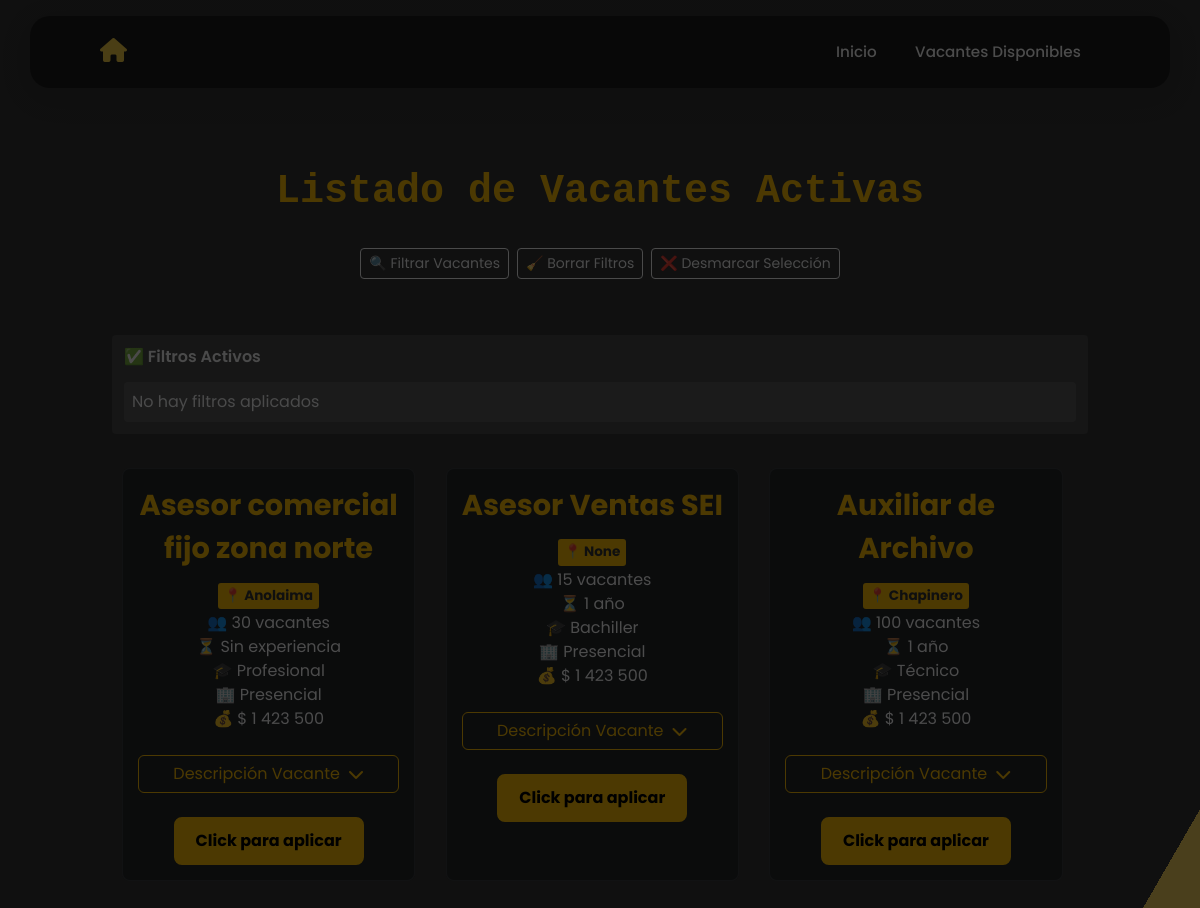
The page /lista_vacantes/ (upper part) on the database as committed earlier.
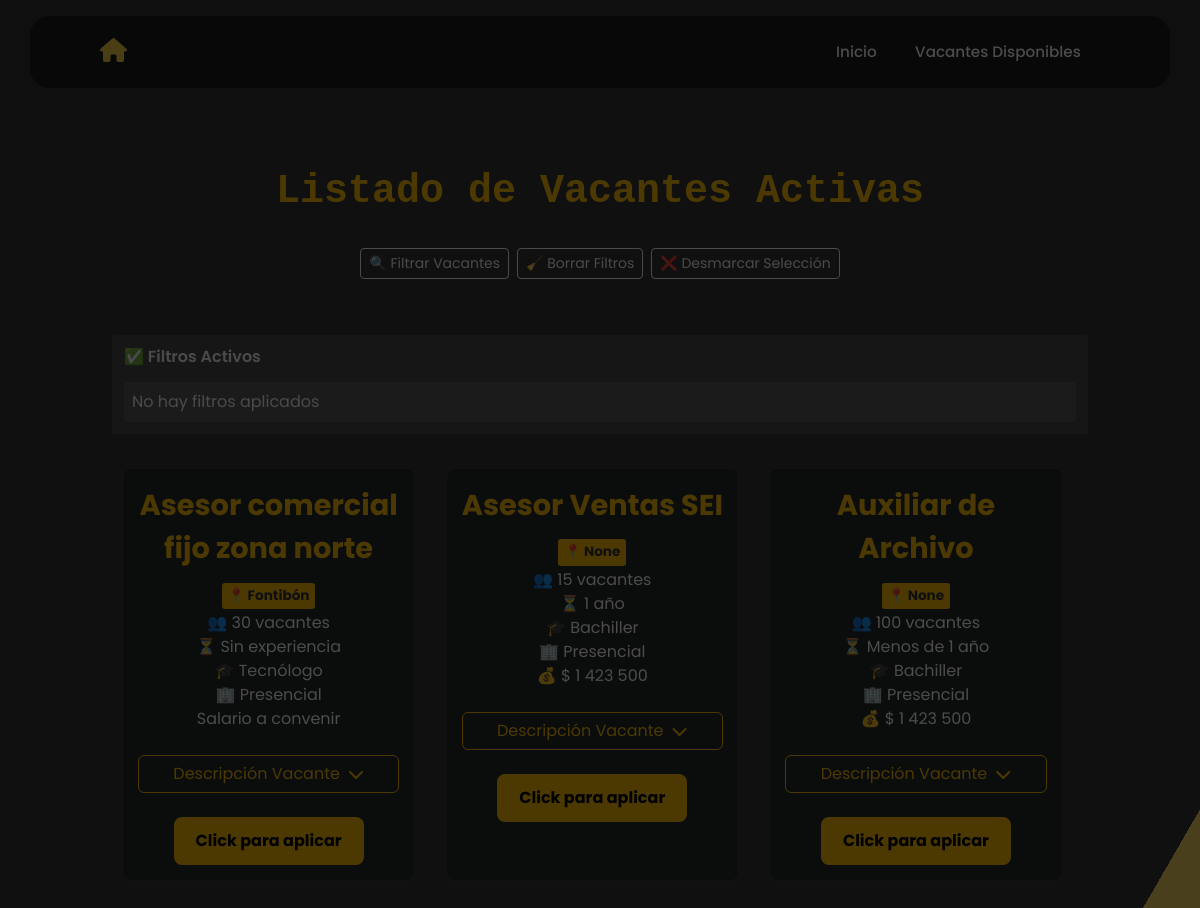
The same page on the database as committed later.
### vacantes/models.py (models this page shows, shortened)
class Vacante(models.Model):
    codigo_vacante = models.CharField(
        max_length=50,
        unique=True,
        default=generate_unique_codigo
    )
    cargo = models.CharField(max_length=100)
    area = models.CharField(
        max_length=100,
        null=True,
        blank=True,
        choices = [
            ('Administración y Gestión', 'Administración y Gestión'),
            ('Finanzas y Contabilidad', 'Finanzas y Contabilidad'),
            ('Tecnología e Informática', 'Tecnología e Informática'),
            ('Recursos Humanos', 'Recursos Humanos'),
            ('Ventas y Comercial', 'Ventas y Comercial'),
            ('Atención al Cliente y Servicios', 'Atención al Cliente y Servicios'),
            ('Marketing y Publicidad', 'Marketing y Publicidad'),
            ('Logística y Transporte', 'Logística y Transporte'),
            ('Logística y Bodega', 'Logística y Bodega'),
            ('Producción y Manufactura', 'Producción y Manufactura'),
            ('Ingeniería y Construcción', 'Ingeniería y Construcción'),
            ('Salud y Bienestar', 'Salud y Bienestar'),
            ('Educación y Formación', 'Educación y Formación'),
            ('Legal y Asesoría', 'Legal y Asesoría'),
            ('Hostelería y Turismo', 'Hostelería y Turismo'),
            ('Arte, Cultura y Entretenimiento', 'Arte, Cultura y Entretenimiento'),
            ('Medio Ambiente y Energía', 'Medio Ambiente y Energía'),
            ('Ciencia e Investigación', 'Ciencia e Investigación'),
            ('Seguridad y Defensa', 'Seguridad y Defensa'),
            ('Servicios Generales', 'Servicios Generales'),
        ]
    )
    numero_puestos = models.IntegerField(
        null=True,
        blank=True,
        default=1
    )
    modalidad_trabajo = models.CharField(
        max_length=50,
        choices=[
            ('Presencial', 'Presencial'),
            ('Remoto', 'Remoto'),
            ('Híbrido', 'Híbrido'),
        ]
    )
    tipo_contrato = models.CharField(
        max_length=50,
        choices = [
            ('Indefinido', 'Indefinido'),
            ('Fijo', 'Fijo'),
            ('Obra o Labor', 'Obra o Labor'),
            ('Prácticas', 'Prácticas'),
            ('Aprendizaje', 'Aprendizaje'),
            ('Prestación de Servicios', 'Prestación de Servicios'),
        ]
    )
    jornada_trabajo = models.CharField(
        max_length=50,
        choices=[
            ('Tiempo completo', 'Tiempo completo'),
            ('Medio tiempo', 'Medio tiempo'),
            ('Por horas', 'Por horas'),
        ]
    )
    descripcion_vacante = models.TextField(max_length=6000)
    tiempo_experiencia = models.CharField(
        max_length=50,
        choices=[
            ('Sin experiencia', 'Sin experiencia'),
            ('Menos de 1 año', 'Menos de 1 año'),
            ('1 año', '1 año'),
            ('2 años', '2 años'),
            ('3 años o más', '3 años o más'),
        ]
    )
    nivel_estudios = models.CharField(
        max_length=50,
        choices=[
            ('Secundaria', 'Secundaria'),
            ('Técnico', 'Técnico'),
            ('Tecnólogo', 'Tecnólogo'),
            ('Profesional', 'Profesional'),
            ('Postgrado', 'Postgrado'),
        ]
    )
    departamento = models.ForeignKey(Departamento, on_delete=models.SET_NULL, null=True, blank=True)
    ciudad = models.ForeignKey(Ciudad, on_delete=models.SET_NULL, null=True, blank=True)
    rango_salarial = models.IntegerField(null=True, blank=True)
    fecha_publicacion = models.DateField(auto_now_add=True)
    empresa_usuaria = models.CharField(max_length=100)
    candidatos_registrados = models.ManyToManyField('RegistroCandidato', related_name='vacantes', blank=True)
    estado = models.BooleanField(default=True)  # True para activa, False para inactiva
    usuario_publicador = models.ForeignKey(User, on_delete=models.SET_NULL, null=True, blank=True, related_name='vacantes_publicadas')
    usuario_actualizador = models.ForeignKey(User, on_delete=models.SET_NULL, null=True, blank=True, related_name='vacantes_actualizadas')
    fecha_creacion = models.DateTimeField(auto_now_add=True)  # Solo se guarda al crear
    fecha_actualizacion = models.DateTimeField(null=True, blank=True)  # Se actualizará manualmente
    class Meta:
        verbose_name = "Vacante"
        verbose_name_plural = "Vacantes"

class Ciudad(models.Model):
    nombre = models.CharField(max_length=100)
    departamento = models.ForeignKey(Departamento, on_delete=models.CASCADE, related_name="ciudades")
    class Meta:
        ordering = ["nombre"]  # Ordenar siempre por nombre alfabéticamente
    def __str__(self):
        return self.nombre

### vacantes/views.py (the view)
# urls.py: path('lista_vacantes/', views.lista_vacantes, name='lista_vacantes'), #agregado por Jose
def lista_vacantes(request):
    filtros = {
        'cargo': request.GET.get('cargo', ''),
        'codigo_vacante': request.GET.get('codigo_vacante', ''),
        'rango_salarial_min': request.GET.get('rango_salarial_min', ''),
        'rango_salarial_max': request.GET.get('rango_salarial_max', ''),
        'area_list': request.GET.getlist('area'),
        'modalidad_trabajo_list': request.GET.getlist('modalidad_trabajo'),
        'tipo_contrato_list': request.GET.getlist('tipo_contrato'),
        'jornada_trabajo_list': request.GET.getlist('jornada_trabajo'),
        'tiempo_experiencia_list': request.GET.getlist('tiempo_experiencia'),
        'nivel_estudios_list': request.GET.getlist('nivel_estudios'),
        'departamento_list': request.GET.getlist('departamento'),
        'ciudad_list': request.GET.getlist('ciudad'),
    }
    vacantes = Vacante.objects.filter(estado=True) if not request.user.is_authenticated else Vacante.objects.all()
    if filtros['codigo_vacante']:
        vacantes = vacantes.filter(codigo_vacante__icontains=filtros['codigo_vacante'].strip())
    if filtros['cargo']:
        vacantes = vacantes.filter(cargo__icontains=filtros['cargo'].strip())
    if filtros['area_list']:
        vacantes = vacantes.filter(area__in=filtros['area_list'])
    if filtros['modalidad_trabajo_list']:
        vacantes = vacantes.filter(modalidad_trabajo__in=filtros['modalidad_trabajo_list'])
    if filtros['tipo_contrato_list']:
        vacantes = vacantes.filter(tipo_contrato__in=filtros['tipo_contrato_list'])
    if filtros['jornada_trabajo_list']:
        vacantes = vacantes.filter(jornada_trabajo__in=filtros['jornada_trabajo_list'])
    if filtros['tiempo_experiencia_list']:
        vacantes = vacantes.filter(tiempo_experiencia__in=filtros['tiempo_experiencia_list'])
    if filtros['nivel_estudios_list']:
        vacantes = vacantes.filter(nivel_estudios__in=filtros['nivel_estudios_list'])
    if filtros['departamento_list']:
        vacantes = vacantes.filter(departamento__in=filtros['departamento_list'])
    if filtros['ciudad_list']:
        vacantes = vacantes.filter(ciudad__in=filtros['ciudad_list'])
    rango_salarial_min = filtros['rango_salarial_min']
    rango_salarial_max = filtros['rango_salarial_max']
    if rango_salarial_min and rango_salarial_max:
        vacantes = vacantes.filter(
            rango_salarial__gte=rango_salarial_min,
            rango_salarial__lte=rango_salarial_max
        )
    elif rango_salarial_min:
        vacantes = vacantes.filter(rango_salarial__gte=rango_salarial_min)
    elif rango_salarial_max:
        vacantes = vacantes.filter(rango_salarial__lte=rango_salarial_max)
    vacantes = vacantes.annotate(num_candidatos=Count('candidatos'))
    vacantes = sorted(vacantes, key=lambda v: v.cargo.lower())
    form = VacanteForm()
    choices_context = {
        'area_choices': form.fields['area'].choices,
        'modalidad_trabajo_choices': form.fields['modalidad_trabajo'].choices,
        'tipo_contrato_choices': form.fields['tipo_contrato'].choices,
        'jornada_trabajo_choices': form.fields['jornada_trabajo'].choices,
        'tiempo_experiencia_choices': form.fields['tiempo_experiencia'].choices,
        'nivel_estudios_choices': form.fields['nivel_estudios'].choices,
        'departamento_choices': form.fields['departamento'].choices,
    }
    filtros['ciudad_opciones'] = []
    if filtros['ciudad_list']:
        ciudades = Ciudad.objects.filter(id__in=filtros['ciudad_list'])
        filtros['ciudad_opciones'] = [(str(ciudad.id), ciudad.nombre) for ciudad in ciudades]
    return render(request, "vacantes/lista.html", {
        "vacantes": vacantes,
        "filtros": filtros,
        **choices_context  # Pasar los choices al template
    })

### vacantes/models.py (called while the page is built)
def generate_unique_codigo():
    return f'COD-{uuid.uuid4().hex[:8].upper()}'

    def __str__(self):
        return self.nombre

### vacantes/templates/vacantes/lista.html (shortened to what this page needs)
{% extends 'base.html' %}
{% load static %}
{% block contenido %}
{% if not user.is_authenticated %}
<div class="tutorial-modal" id="tutorialModal">
</div>
{% endif %}
{% load humanize %}
<div class="gradient-bg">
    <div class="container py-5">
        <div class="mb-5">
            <h1 class="text-warning mb-4 fw-bold">Listado de Vacantes Activas</h1>
            <div class="d-flex flex-wrap gap-2 justify-content-center">
                <div class="d-flex gap-2 w-100 justify-content-center">
                    <button type="button" class="btn btn-outline-light btn-sm" data-bs-toggle="offcanvas" data-bs-target="#offcanvasExample">
                        🔍 Filtrar Vacantes
                    </button>
                    <button type="button" class="btn btn-outline-light btn-sm" onclick="clearFilters()">
                        🧹 Borrar Filtros
                    </button>
                    <button type="button" class="btn btn-outline-light btn-sm" onclick="desmarcarVacantes()">
                        ❌ Desmarcar Selección
                    </button>
                </div>
            </div>
        </div>
        <div class="mb-4" id="active-filters">
            <h6 class="text-light">✅ Filtros Activos</h6>
            <div class="active-filters-container" id="active-filters-container">
            </div>
        </div>
        <div class="grid-container">
            {% for vacante in vacantes %}
            <div class="vacante-card">
                <div class="vacante-header">
                    <div class="checkbox-container">
                            <div class="vacante-info">
                            <div class="vacante-title">{{ vacante.cargo }}</div>
                            <div class="vacante-location">📍 {{ vacante.ciudad }}</div>
                        </div>
                    </div>
                </div>
                <div class="badge-container">
                    <div class="info-badge">
                        👥 {{ vacante.numero_puestos }} vacantes
                    </div>
                    <div class="info-badge">
                        ⏳ {{ vacante.tiempo_experiencia }}
                    </div>
                    <div class="info-badge">
                        🎓 {{ vacante.nivel_estudios }}
                    </div>
                    <div class="info-badge">
                        🏢 {{ vacante.modalidad_trabajo }}
                    </div>
                    <div class="info-badge">
                            {% if vacante.rango_salarial %}
                            💰 $  {{ vacante.rango_salarial|intcomma }}
                            {% else %}
                                Salario a convenir
                            {% endif %}
                    </div>
                </div>
                <br>
                <div class="mt-auto">
                    <button class="btn btn-outline-warning w-100 toggle-info d-flex align-items-center justify-content-center"
                            type="button"
                            data-bs-toggle="modal"
                            data-bs-target="#modal-{{ vacante.id }}">
                        Descripción Vacante <i class="fas fa-chevron-down toggle-icon ms-2"></i>
                    </button>
                    <br>
                    <div class="checkbox-container">
                        <label for="check{{ vacante.id }}"></label>
                    </div>
                </div>
            </div>
            {% endfor %}
        </div>
    </div>
</div>
{% endblock %}

Rows that differ between the two databases and show on the page:
changed Vacante "Asesor comercial fijo zona norte": ciudad "Anolaima" → "Fontibón"; nivel_estudios "Profesional" → "Tecnólogo"; rango_salarial "1 423 500" → (not shown); rango_salarial "💰 $" → "Salario a convenir"
changed Vacante "Auxiliar de Archivo": ciudad "Chapinero" → "None"; tiempo_experiencia "1 año" → "Menos de 1 año"; nivel_estudios "Técnico" → "Bachiller"
